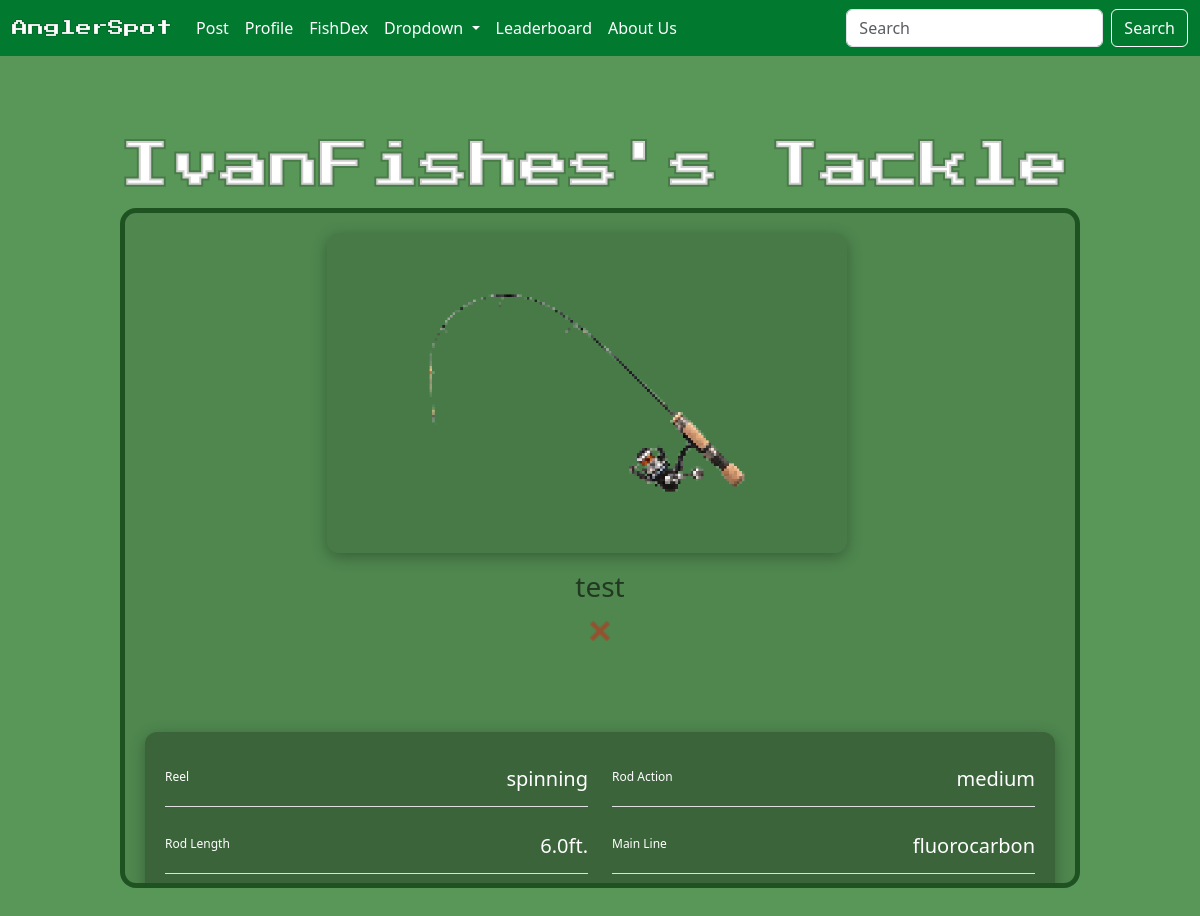
The app's page /tackle_detail/rod/4/ (signed in) with its own data.
### angler/models/tackle.py (models this page shows, shortened)
class RodAndReel(models.Model):
    LINE_CHOICES = (('monofilament', 'Mono'),
                     ('fluorocarbon', 'Flouro'),
                       ('braid', 'Braid'))
    REEL_CHOICES = (('spinning','Spinning'),
                     ('baitcaster','Baitcaster'),
                       ('spincast','Spincast'), ('fly', 'Fly'),
                         ('conventional', 'Conventional'))
    ROD_ACTION_CHOICES = (('slow','Slow'),
                          ('medium', 'Medium'),
                          ('fast', 'Fast'),
                          ('extra fast', 'Extra Fast'))
    name = models.CharField(max_length=100)
    user = models.ForeignKey(User, on_delete=models.CASCADE)
    reel_type = models.CharField(max_length=100, choices=REEL_CHOICES, default='spinning')
    rod_action = models.CharField(max_length=100, choices=ROD_ACTION_CHOICES, default='medium')
    rod_length = models.DecimalField(default=6, max_digits=3, decimal_places=1)
    line = models.CharField(max_length=100, choices=LINE_CHOICES)
    line_pound = models.PositiveIntegerField(
        validators=[
            MaxValueValidator(999),
            MinValueValidator(1)
        ], null=True, blank=True
    )
    line_length = models.PositiveIntegerField(validators=[
            MaxValueValidator(10000),
            MinValueValidator(1)
        ],null=True, blank=True)
    leader = models.CharField(max_length=100, choices=LINE_CHOICES, null=True, blank=True)
    leader_line_pound = models.PositiveIntegerField(
        validators=[
            MaxValueValidator(999),
            MinValueValidator(1)
        ], null=True, blank=True
    )
    leader_length = models.PositiveIntegerField(
        validators=[
            MaxValueValidator(1000),
            MinValueValidator(1)
        ], null=True, blank=True)

### angler/models/user.py (models this page shows, shortened)
class User(AbstractUser):
    is_confirmed = models.BooleanField(default=False)
    is_private = models.BooleanField(default=False)
    points = models.PositiveIntegerField(default=0) #previous idea have a cap on points validators=[MaxValueValidator(5000)]
    @property
    def get_profile_name(self):
        return Profile.objects.get(user=self).profile_name

class Profile(models.Model):
    user = models.OneToOneField(User, on_delete=models.CASCADE)
    profile_image = models.ImageField(default='default_profile_img.jpg', upload_to='profile_img/', null=False, blank=True)
    profile_name = models.CharField(max_length=16, blank=True)
    bio = models.TextField(max_length=500, blank=True)

### angler/views/tackle.py (the view)
# urls.py: path('tackle_detail/<str:tackle_type>/<int:tackle_id>/', TackleDetailView.as_view(), name='tackle_detail'),
class TackleDetailView(LoginRequiredMixin, View):
    login_url = '/login'
    def get(self, request, tackle_type, tackle_id):
        if tackle_type == 'lure':
            tackle_obj = get_object_or_404(Lure, id=tackle_id)
            fish_entries = FishEntry.objects.filter(lure=tackle_obj)
        elif tackle_type == 'rod':
            tackle_obj = get_object_or_404(RodAndReel, id=tackle_id)
            fish_entries = FishEntry.objects.filter(tackle=tackle_obj)
        else:
            raise ValueError('Invalid tackle type')
        if FriendList.private(request.user, get_object_or_404(User,id=tackle_obj.user.id)):
            raise Http404("Page not found")
        context = {'tackle_obj': tackle_obj,
                    'tackle_type':tackle_type,
                    'fish_entries':fish_entries}
        return render(request, 'angler/tackle/detail.html',context)

### angler/models/friends.py (called while the page is built)
    def is_friend(user1, user2):
        user_friend_list = FriendList.objects.get(user=user1)
        friends = user_friend_list.friends.all()
        for friend in friends:
            if friend == user2:
                return True

    def private(user1, user2):
        if user1 != user2 and not FriendList.is_friend(user1, user2):
            if user2.is_private:
                return True
        return False

### angler/templates/angler/tackle/detail.html (shortened to what this page needs)
{% extends 'angler/base.html'%}
{% load static %}
{% block content %}
 <h2 class="section-title-detail">{{ tackle_obj.user.get_profile_name }}'s Tackle</h2>
 <div class="practice-box2" >
    <div class="detail-container">
        <div class="detail-header">
            <div class="detail-img-wrapper">
                <img class="detail-img" src="{% static 'icons/'|add:tackle_type|add:'.png' %}"/>
            </div>
            <div class="detail-header-text">
                <span class="detail-name">{{ tackle_obj.name }}</span>
                <form method="POST" action="{% url 'delete_tackle' tackle_type=tackle_type tackle_id=tackle_obj.id %}">
                    <button type="submit" class="delete-btn" data-tooltip="Delete tackle">
                        <img src="{% static 'icons/delete.png' %}" alt="Delete" class="delete-icon" />
                    </button>
                </form>
            </div>
        </div>
         <br>
         <div class="detail-fields-wrapper">
             <div class="detail-fields">
                {% if tackle_type == 'rod'%}
                    <div class="field-row">
                        <span class="field-label">Reel</span>
                        <span class="field-value">{{ tackle_obj.reel_type }}</span>
                    </div>
                    <div class="field-row">
                        <span class="field-label">Rod Action</span>
                        <span class="field-value">{{ tackle_obj.rod_action }}</span>
                    </div>
                    <div class="field-row">
                        <span class="field-label">Rod Length</span>
                        <span class="field-value">{{ tackle_obj.rod_length }}ft.</span>
                    </div>
                    <div class="field-row">
                        <span class="field-label">Main Line</span>
                        <span class="field-value">{{ tackle_obj.line }}</span>
                    </div>
                    <div class="field-row">
                    </div>
                    <div class="field-row">
                    </div>
                {% endif %}
            </div>
        </div>
    </div>
</div>
{% endblock %}

### angler/static/css/style.css (style rules this page uses)
img { background: transparent; }
button { background: none; border: 2.25px solid #0000004d; border-radius: 20px; padding: 5px 10px; cursor: pointer; }
.practice-box2 { position: relative; width: 80vw; height: 85vh; border: 5px solid #0133059d; margin: 0 auto 10vh; box-sizing: border-box; padding: 20px; border-radius: 16px; overflow: hidden; background-color: #0000001a; }
.field-row { display: flex; justify-content: space-between; align-items: center; gap: 6px; }
.field-label { font-size: 0.6vw; color: #ffffff; white-space: nowrap; }
.field-value { font-size: 0.6vw; color: #000000; text-align: right; white-space: nowrap; overflow: hidden; text-overflow: ellipsis; max-width: 90px; }
.detail-container { display: flex; flex-direction: column; gap: 20px; height: 100%; }
.detail-header { display: flex; flex-direction: column; align-items: center; gap: 12px; text-align: center; width: 100%; }
.detail-img { width: 60%; height: auto; min-width: 150px; max-height: 40vh; border-radius: 12px; object-fit: contain; background: #00000018; box-shadow: 0px 4px 15px rgba(0, 0, 0, 0.3); }
.detail-header-text { display: flex; flex-direction: column; gap: 4px; }
.detail-name { font-size: 28px; font-weight: 500; color: #00000094; }
.detail-fields { width: 100%; display: grid; grid-template-columns: 1fr 1fr; gap: 12px 24px; height: 70%; align-content: space-between; }
.detail-fields .field-row { padding: 12px 0; border-bottom: 0.5px solid #e0e0e0; }
.detail-fields .field-label { font-size: 12px; color: #ffffff; margin-bottom: 4px; display: block; }
.detail-fields .field-value { font-size: 20px; color: #ffffff; max-width: 100%; }
.detail-fields-wrapper { background-color: rgba(0, 0, 0, 0.26); border-radius: 12px; padding: 20px; height: 50%; width: 100%; margin-top: 20px; flex: 1; box-shadow: 0px 4px 15px rgba(0, 0, 0, 0.3); }
.section-title-detail { width: 80vw; margin: 10vh auto 12px; font-size: 50px; font-weight: 500; font-family: 'Press Start 2P'; color: #ffffff; -webkit-text-stroke: 4px #0000002f; }
body { background-color: #599759; }
.detail-img-wrapper { position: relative; width: 60%; min-width: 150px; display: flex; flex-direction: row; align-items: flex-end; gap: 10px; }
.detail-img { width: 100%; height: auto; max-height: 40vh; border-radius: 12px; object-fit: contain; background: #00000018; box-shadow: 0px 4px 15px rgba(0, 0, 0, 0.3); }
.delete-btn { background: none; border: none; cursor: pointer; font-size: 1.2rem; opacity: 0.4; transition: opacity 0.2s, transform 0.2s; padding: 4px; position: relative; }
.delete-btn::after { content: attr(data-tooltip); position: absolute; bottom: 125%; left: 50%; transform: translateX(-50%); background: rgba(0, 0, 0, 0.75); color: #fff; font-size: 0.75rem; padding: 4px 8px; border-radius: 4px; white-space: nowrap; opacity: 0; pointer-events: none; transition: opacity 0.2s; }
.delete-icon { width: 20px; height: 20px; }

### records on screen
RodAndReel: user.get_profile_name "IvanFishes", name "test", reel_type "spinning", rod_action "medium", rod_length "6.0", line "fluorocarbon"
